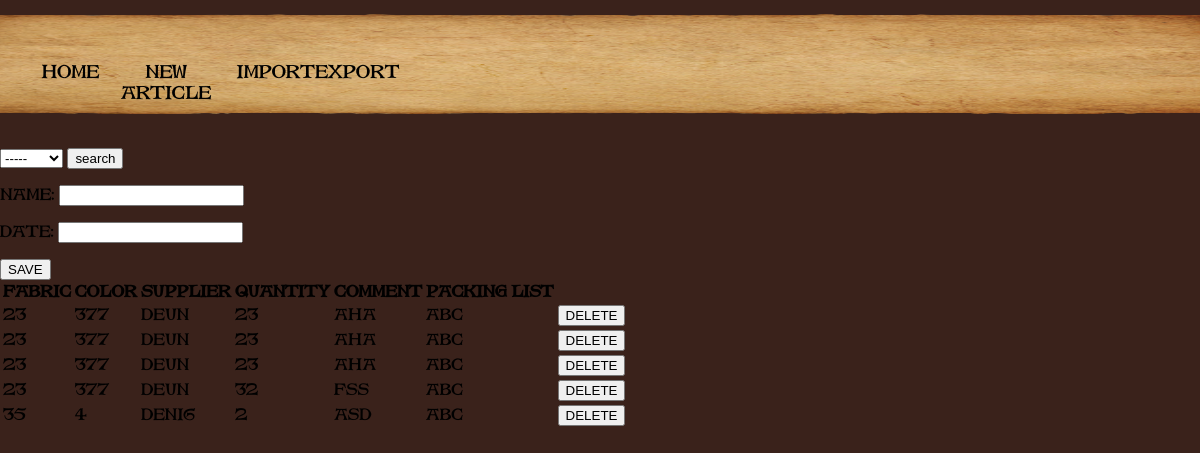
The page /imports/ on the database its author committed.
### main/models.py (models this page shows, shortened)
class Import(models.Model):
    packing_list = models.ForeignKey(PackingList)
    article = models.ForeignKey(Article)
    quantity = models.IntegerField()
    comment = models.CharField(max_length = 200)

class Article(models.Model):
    fabric = models.IntegerField()
    color = models.CharField(max_length = 10)
    supplier = models.CharField(max_length = 50)

class PackingList(models.Model):
    name = models.CharField(max_length = 50, unique=True)
    date = models.DateField()
    def __str__(self):
        return self.name

### main/views.py (the view, shortened to what this page needs)
# urls.py: url(r'^imports/$', views.import_view, name="imports"),
def import_view(request):
    context = {}
    packing_list_form = PackingListForm
    import_form = ImportForm
    import_object = Import.objects.all().order_by('packing_list', 'article__fabric')
    packing_list_object = PackingList.objects.all().order_by('name')
    article_object = Article.objects.all().order_by('fabric')
    if request.method == 'GET':
        GET = request.GET
        if 'packing_list' in GET.keys():
            if GET['packing_list'] != '':
                import_object = import_object.filter(packing_list__id=int(GET['packing_list']))
                context['import_form'] = import_form
                context['packing_list_id'] = GET['packing_list']
    context['article_object'] = article_object
    context['import_object'] = import_object
    context['packing_list_object'] = packing_list_object
    context['packing_list_form'] = packing_list_form
    return render(request, 'main/import.html', context)

### main/templates/main/import.html (shortened to what this page needs)
{% extends 'main/base.html' %}
{% load staticfiles %}
{% block content %}
    <div>
   <form id="import" method="GET" action="">
            <select id="packing_list" name='packing_list'>
                <option value=''>-----</option>
            </select>
            <input type='submit' value='search'>
    </form>
</div>
    <form id="import" method="POST" action="" name='add_packing_list'>
        {{ packing_list_form.as_p }}
        <button type="submit"> SAVE </button>
    </form>
    <div id="list_imports">
        <table>
            <tr>
                <th>FABRIC</th>
                <th>COLOR</th>
                <th>SUPPLIER</th>
                <th>QUANTITY</th>
                <th>COMMENT</th>
                <th>PACKING LIST</th>
            </tr>
            {% for item in import_object %}
                <tr>
                    <td>{{ item.article.fabric }}</td>
                    <td>{{ item.article.color }}</td>
                    <td>{{ item.article.supplier }}</td>
                    <td>{{ item.quantity }}</td>
                    <td>{{ item.comment }}</td>
                    <td>{{ item.packing_list }}</td>
                    <td><button value="{{ item.id }}" onclick="deleteImport(this);">DELETE</button></td>
            {% endfor %}
                </tr>
        </table>
            </div>
{% endblock %}

### main/static/home/css/base_style.css (style rules this page uses)
body { margin: 0 auto; background-color:#3A221B; font-family: 'base-font' }

### rows shown on the page
Import: article.fabric "23", article.color "377", article.supplier "deun", quantity "23", comment "aha", packing_list "ABC"
Import: article.fabric "23", article.color "377", article.supplier "deun", quantity "23", comment "aha", packing_list "ABC", {{ item.id }} 24 (drawn)
Import: article.fabric "23", article.color "377", article.supplier "deun", quantity "23", comment "aha", packing_list "ABC", {{ item.id }} 25 (drawn)
Import: article.fabric "23", article.color "377", article.supplier "deun", quantity "32", comment "fss", packing_list "ABC", {{ item.id }} 28 (drawn)
Import: article.fabric "35", article.color "4", article.supplier "deni6", quantity "2", comment "asd", packing_list "ABC", {{ item.id }} 27 (drawn)
